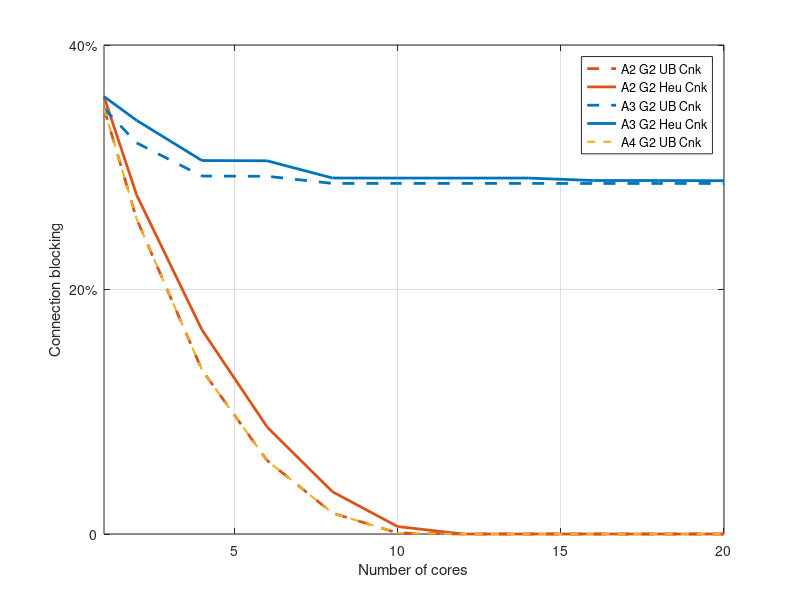

Write MATLAB code to recreate this figure.
clc;
close all;
clear;

load arch4Guard2.mat
load arch2Guard2.mat
corev = [1, 2, 4, 6, 8, 10, 12, 14, 16, 18, 20];
core2 = [2, 4, 6, 8, 10, 12, 14, 16];

%% Plot connections
% colors: [0, 0.45, 0.74], [.85, .33, .1], [.93, .69, .13]
% figure1 = figure;
% axes1 = axes('Parent', figure1);
% box(axes1, 'on')
% hold(axes1, 'on')
% grid(axes1, 'on')
% 
% h(1) = plot(corev,thpUbA4G2, '--', ...
%     'displayname', 'A4 G2 UB Th', 'linewidth', 2, ...
%     'color', [0, 0.45, 0.74]);
% h(2) = plot(corev,thpHeA4G2, ...
%     'displayname', 'A4 G2 Heu Th', 'linewidth', 2, ...
%     'color', [0, 0.45, 0.74]);
% 
% h(3) = plot(corev,thpUbA2G2, '--', ...'marker', '^', ...
%     'displayname', 'A2 G2 UB Th', 'linewidth', 2, ...
%     'color', [.85, .33, .1]);
% h(4) = plot(corev,thpHeA2G2, ...'marker', '^', ...
%     'displayname', 'A2 G2 Heu Th', 'linewidth', 2, ...
%     'color', [.85, .33, .1]);
% 
% h(5) = plot(corev,thpUbA2G2, '--', ...'marker', '^', ...
%     'displayname', 'A5 G2 UB Th', 'linewidth', 1.5, ...
%     'color', [.93, .69, .13]);
% 
% legend(h(1:end), 'location', 'northeast')
% xlabel('Number of cores')
% ylabel('Throughput blocking')
% xlim([1, 20])
% ytick = get(axes1, 'ytick');
% set(axes1, 'ytick', ytick(1:2:end));
% set(axes1, 'yticklabel', {'0','20%','40%','60%','80%','100%'});
% saveas(figure1, 'G2thp.jpg')

%% Plot throughput
figure2 = figure;
axes2 = axes('Parent', figure2);
box(axes2, 'on')
hold(axes2, 'on')
grid(axes2, 'on')


h(1) = plot(corev,cnkUbA2G2, '--', ...'marker', '^', ...
    'displayname', 'A2 G2 UB Cnk', 'linewidth', 2, ...
    'color', [.85, .33, .1]);
h(2) = plot(corev,cnkHeA2G2, ...'marker', '^', ...
    'displayname', 'A2 G2 Heu Cnk', 'linewidth', 2, ...
    'color', [.85, .33, .1]);

h(3) = plot(corev,cnkUbA4G2, '--', ...
    'displayname', 'A3 G2 UB Cnk', 'linewidth', 2, ...
    'color', [0, 0.45, 0.74]);
h(4) = plot(corev,cnkHeA4G2, ...
    'displayname', 'A3 G2 Heu Cnk', 'linewidth', 2, ...
    'color', [0, 0.45, 0.74]);

h(5) = plot(corev, cnkUbA2G2, '--', ...'marker', '^', ...
    'displayname', 'A4 G2 UB Cnk', 'linewidth', 1.5, ...
    'color', [.93, .69, .13]);

legend(h(1:end), 'location', 'northeast')
xlabel('Number of cores')
ylabel('Connection blocking')
xlim([1, 20])
ytick = get(axes2, 'ytick');
set(axes2, 'ytick', ytick(1:2:end));
set(axes2, 'yticklabel', {'0','20%','40%','60%','80%','100%'});
saveas(figure2, 'G2cnk.jpg')